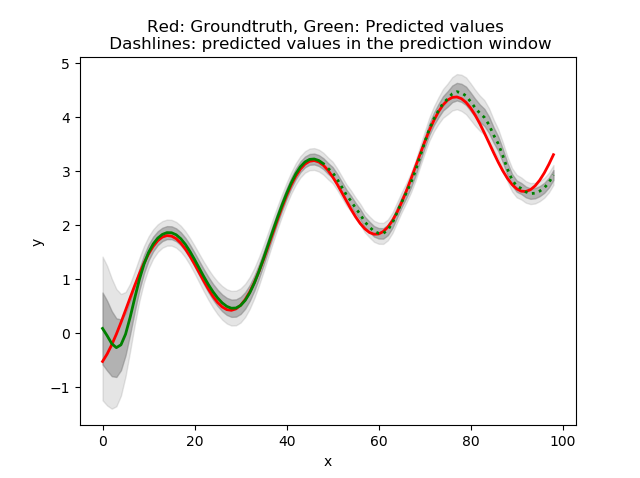

This figure's Python source:
from dataset.time_series import MockTs
import example4.model4 as model4
import torch
import torch.optim as optim
import math

from matplotlib import pyplot as plt
import numpy as np

ts = MockTs()

use_cuda = torch.cuda.is_available()
device = torch.device("cuda" if use_cuda else "cpu")

# takes a batch and splits it into input, target and covariates. The implementation depends on the
# type of dataset used. In this example, the covariate is just the time index
def split_batch(batch):
    # convert from numpy to pytorch tensor
    # target is the input time shifted by one unit
    # convert from numpy to pytorch tensor
    input = torch.from_numpy(batch[0]).to(device).float()
    target = torch.from_numpy(batch[1]).to(device).float()
    time_idx = torch.from_numpy(batch[2]).to(device).float()

    # Add extra dimension to the input and time_idx (covariate) so they can be concatenated
    # along the third dimension.
    input = input.unsqueeze(2)
    time_idx = time_idx.unsqueeze(2)
    covariates = time_idx
    return input, target, covariates

def ts_generator(ts_obj, n_steps, batch_size):
    """
    This is a util generator function for Keras
    :param ts_obj: a Dataset child class object that implements the 'next_batch' method
    :param n_steps: parameter that specifies the length of the net's input tensor
    :return:
    """
    while 1:
        batch = ts_obj.next_batch(batch_size, n_steps)
        yield batch[0], batch[1], batch[2]
# Total context window size used for training. The context window consists of 1. conditioning_context where input
# data points are available and network predictions are conditioned on actual input data, and 2. prediction_context,
# where the network predictions are conditioned on network output at the previous step. I use half of the context
# for training and half for prediction. Feel free to try other combinations. Covariates such as time step are assumed
# to be available for the entire context window
context_size = 100
batch_size = 20
batch_gen = ts_generator(ts, context_size, batch_size)
model4 = model4.model4(2, 2).to(device)

criterion = torch.nn.MSELoss()
optimizer = optim.Adam(model4.parameters(), lr=0.001)
# I tried decreasing the learning rate every 100 epochs - dividing by 2 (gamma = 0.5), 10 (gamma = 0.1) etc., but
# it didn't make a difference in my experiments.
scheduler = optim.lr_scheduler.StepLR(optimizer, step_size=100, gamma=1)
num_batches = 400
batch_num = 1
for batch in batch_gen:
    if batch_num > num_batches:
        break
    input, target, covariates = split_batch(batch)
    # cond_ctx_len is partition of the training data over which network output is conditioned on input data. pred_ctx_len is
    # the other part of the partition where the network output is conditioned on previous network outputs.
    cond_ctx_len = (int)(input.shape[1])
    pred_ctx_len = (int)(input.shape[1]) - cond_ctx_len

    optimizer.zero_grad()
    out = model4(input[:, 0:cond_ctx_len, :], covariates, future=pred_ctx_len)
    loss = model4.NLL(out, target)
    loss.backward()
    scheduler.step()
    optimizer.step()
    print('step: {0}, loss: {1}'.format(batch_num, loss.item()))
    batch_num = batch_num + 1

with torch.no_grad():
    test_data = ts.next_batch(1, context_size)
    input, target, covariates = split_batch(test_data)
    cond_ctx_len = (int)(input.shape[1]/2)
    pred_ctx_len = (int)(input.shape[1]) - cond_ctx_len
    pred = model4(input[:, 0:cond_ctx_len, :], covariates, future=pred_ctx_len)
    y = pred[0, :].detach().cpu().numpy()
    target = target[0, :].detach().cpu().numpy()

plt.figure()
plt.title('Red: Groundtruth, Green: Predicted values \n Dashlines: predicted values in the prediction window')
plt.xlabel('x')
plt.ylabel('y')
plt.xticks()
plt.yticks()
mean = y[:,0]
std = y[:,1]
xax = np.arange(target.size)
xax_pred = np.arange(cond_ctx_len)
xax_cond = np.arange(cond_ctx_len,  cond_ctx_len + pred_ctx_len)
plt.plot(xax, target, 'r', linewidth=2.0)
plt.plot(xax_pred, mean[0:cond_ctx_len], 'g', linewidth=2.0)
plt.plot(xax_cond, mean[cond_ctx_len:], 'g'+':', linewidth=2.0)
plt.fill_between(xax, mean-std, mean+std, color='gray', alpha=0.5)
plt.fill_between(xax, mean-2*std, mean+2*std, color='gray', alpha=0.2)
plt.show()
print('done')
